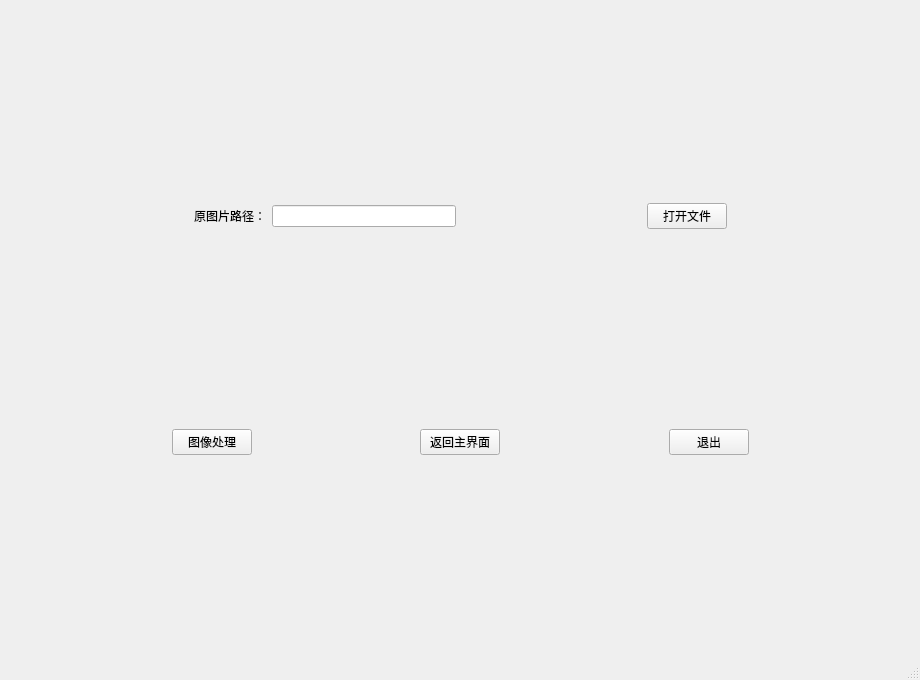
<?xml version="1.0" encoding="UTF-8"?>
<ui version="4.0">
 <class>MainWindow</class>
 <widget class="QMainWindow" name="MainWindow">
  <property name="geometry">
   <rect>
    <x>0</x>
    <y>0</y>
    <width>920</width>
    <height>680</height>
   </rect>
  </property>
  <property name="minimumSize">
   <size>
    <width>920</width>
    <height>680</height>
   </size>
  </property>
  <property name="windowTitle">
   <string>口罩识别</string>
  </property>
  <property name="windowIcon">
   <iconset resource="resources.qrc">
    <normaloff>:/images/AI Studio.ico</normaloff>:/images/AI Studio.ico</iconset>
  </property>
  <widget class="QWidget" name="centralwidget">
   <layout class="QGridLayout" name="gridLayout">
    <item row="1" column="0">
     <layout class="QHBoxLayout" name="horizontalLayout_3">
      <item>
       <spacer name="horizontalSpacer_6">
        <property name="orientation">
         <enum>Qt::Horizontal</enum>
        </property>
        <property name="sizeHint" stdset="0">
         <size>
          <width>40</width>
          <height>20</height>
         </size>
        </property>
       </spacer>
      </item>
      <item>
       <widget class="QPushButton" name="pushButton_deal">
        <property name="text">
         <string>图像处理</string>
        </property>
       </widget>
      </item>
      <item>
       <spacer name="horizontalSpacer_8">
        <property name="orientation">
         <enum>Qt::Horizontal</enum>
        </property>
        <property name="sizeHint" stdset="0">
         <size>
          <width>40</width>
          <height>20</height>
         </size>
        </property>
       </spacer>
      </item>
      <item>
       <widget class="QPushButton" name="pushButton_back">
        <property name="text">
         <string>返回主界面</string>
        </property>
       </widget>
      </item>
      <item>
       <spacer name="horizontalSpacer_10">
        <property name="orientation">
         <enum>Qt::Horizontal</enum>
        </property>
        <property name="sizeHint" stdset="0">
         <size>
          <width>40</width>
          <height>20</height>
         </size>
        </property>
       </spacer>
      </item>
      <item>
       <widget class="QPushButton" name="pushButton_exit">
        <property name="text">
         <string>退出</string>
        </property>
       </widget>
      </item>
      <item>
       <spacer name="horizontalSpacer_9">
        <property name="orientation">
         <enum>Qt::Horizontal</enum>
        </property>
        <property name="sizeHint" stdset="0">
         <size>
          <width>40</width>
          <height>20</height>
         </size>
        </property>
       </spacer>
      </item>
     </layout>
    </item>
    <item row="0" column="0">
     <layout class="QHBoxLayout" name="horizontalLayout">
      <item>
       <spacer name="horizontalSpacer">
        <property name="orientation">
         <enum>Qt::Horizontal</enum>
        </property>
        <property name="sizeHint" stdset="0">
         <size>
          <width>40</width>
          <height>20</height>
         </size>
        </property>
       </spacer>
      </item>
      <item>
       <widget class="QLabel" name="label">
        <property name="text">
         <string>原图片路径：</string>
        </property>
       </widget>
      </item>
      <item>
       <widget class="QLineEdit" name="lineEdit"/>
      </item>
      <item>
       <spacer name="horizontalSpacer_3">
        <property name="orientation">
         <enum>Qt::Horizontal</enum>
        </property>
        <property name="sizeHint" stdset="0">
         <size>
          <width>40</width>
          <height>20</height>
         </size>
        </property>
       </spacer>
      </item>
      <item>
       <widget class="QPushButton" name="pushButton_openfile">
        <property name="text">
         <string>打开文件</string>
        </property>
       </widget>
      </item>
      <item>
       <spacer name="horizontalSpacer_4">
        <property name="orientation">
         <enum>Qt::Horizontal</enum>
        </property>
        <property name="sizeHint" stdset="0">
         <size>
          <width>40</width>
          <height>20</height>
         </size>
        </property>
       </spacer>
      </item>
     </layout>
    </item>
   </layout>
  </widget>
  <widget class="QMenuBar" name="menubar">
   <property name="geometry">
    <rect>
     <x>0</x>
     <y>0</y>
     <width>920</width>
     <height>23</height>
    </rect>
   </property>
  </widget>
  <widget class="QStatusBar" name="statusbar"/>
 </widget>
 <resources>
  <include location="resources.qrc"/>
 </resources>
 <connections/>
</ui>
